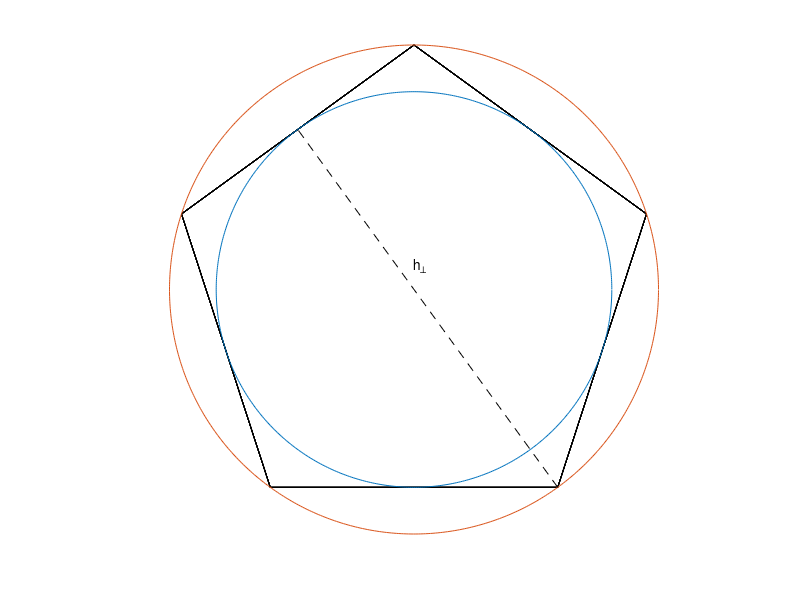
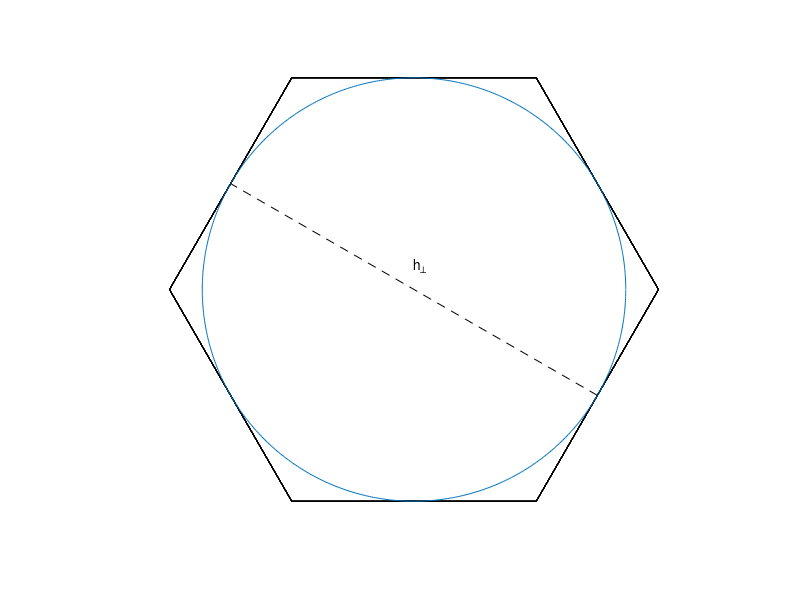

Reproduce these figures in MATLAB, in order.
clear all; close all; clc

% circle
ang=0:0.01:2*pi; 
% ang1=(0.6:0.01:pi+.3) ; 

% pentagon
a1=((0:4) +0.5)*2*pi/5 -pi/2;
P=zeros(5,2);
for i=1:5
    P(i,:) = [cos(a1(i)) sin(a1(i))];
end

figure()
Pent=[P; P(1,:)];
hold on
for i=1:6
    plot(Pent(:,1),Pent(:,2),'k-')
end
% daspect([1,1,1])
leng=norm(diff(P(1:2,:)),2);
rin=1/10*sqrt(25+10*sqrt(5))*leng;
xp=rin*cos(ang); yp=rin*sin(ang);
plot(xp,yp);
rcircum=1/10*sqrt(50+10*sqrt(5))*leng;
xp=rcircum*cos(ang); yp=rcircum*sin(ang);
plot(xp,yp);

A=Pent(1,:)
B=(Pent(3,:)+Pent(4,:))/2
plot([A(1,1),B(1,1)],[A(1,2),B(1,2)],'--k')

text(0,0.1,'h_\perp')
axis off
daspect([1,1,1])

% return

% hexagon
a1=((0:5) +0.5)*2*pi/6 -pi/2;
H=zeros(6,2);
for i=1:6
    H(i,:) = [cos(a1(i)) sin(a1(i))];
end

figure()
Hex=[H; H(1,:)];
hold on
for i=1:7
    plot(Hex(:,1),Hex(:,2),'k-')
end
daspect([1,1,1])

rin=abs(Hex(1,2));
xp=rin*cos(ang); yp=rin*sin(ang);
plot(xp,yp);

A=(Hex(1,:)+Hex(2,:))/2
B=(Hex(4,:)+Hex(5,:))/2
plot([A(1,1),B(1,1)],[A(1,2),B(1,2)],'--k')
text(0,0.1,'h_\perp')
axis off